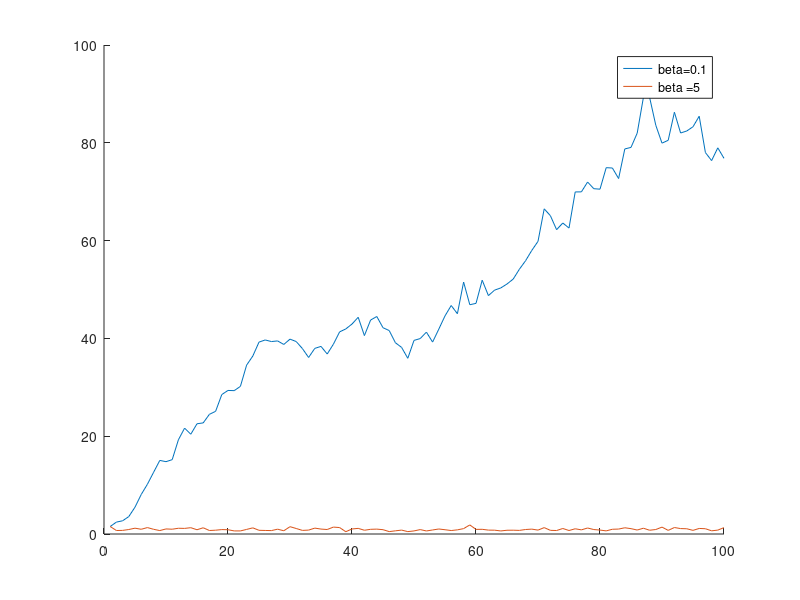
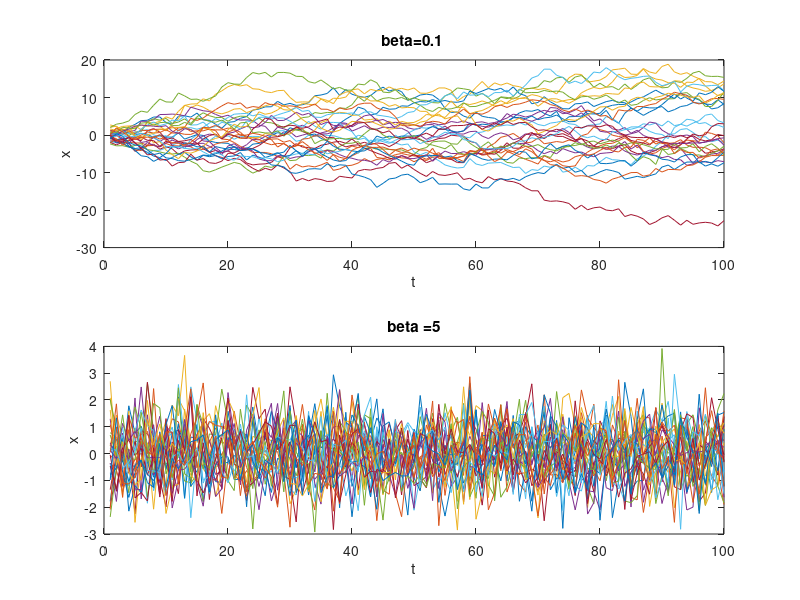

MATLAB code to generate these figures, in order:
% DSE Lab2
% Task 1
close all
clear all
clc

t=1:100;
dt=1;
x0=0;

%% Define beta(0,1) and transition function phi
beta0 = 0.001;
beta1=input('Input a number between(0,1) as beta = ')
% transition function
phi0=exp(-beta0*dt);
phi1=exp(-beta1*dt);

%% realization
for j=1:30
    % generate random number
    W=normrnd(0,1,1,100);
    % initialize temp variable
    xi_1=x0;
    xi_2=x0;
    %% time steps
    for i=0:99
        
        x_1(j,i+1)=phi0*xi_1+W(i+1);
        x_2(j,i+1)=phi1*xi_2+W(i+1);
        
        xi_1=x_1(j,i+1);
        xi_2=x_2(j,i+1);
        
    end
    beta2=['beta =',num2str(beta1)];
%     %    plot result
%     figure(ceil(j/10));
%     subplot(2,5,(mod(j-1,10)+1));
%     hold on;
%     plot(t,x_2(j,:));
%     plot(t,x_1(j,:));
%     plot(t,W,'.');
%     legend(beta2,'beta=0.1',' radom number')
%     title ('simulations with different beta')
%     hold off
    
end
% plot variance
figure(4)
hold on
vari_1 = var(x_1);
vari_2 = var(x_2);
plot(t,vari_1);
plot(t,vari_2);
legend('beta=0.1', beta2);
figure(5);
subplot(2,1,1);plot(t,x_1); title('beta=0.1 ');xlabel('t');ylabel('x')
subplot(2,1,2);plot(t,x_2); title( beta2 );xlabel('t');ylabel('x')

